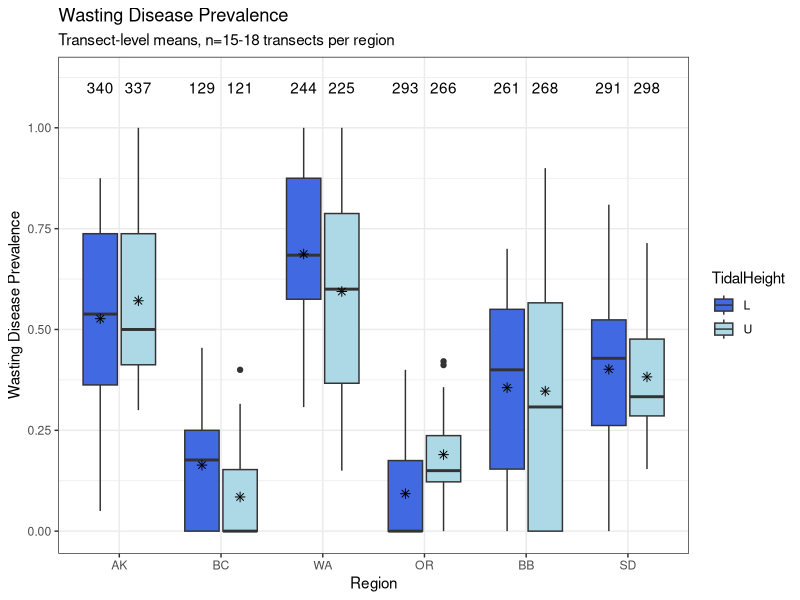
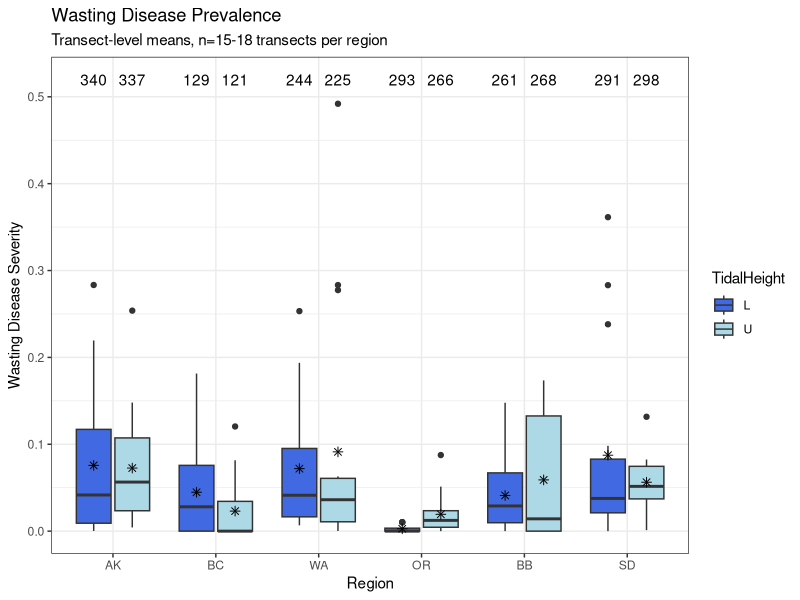
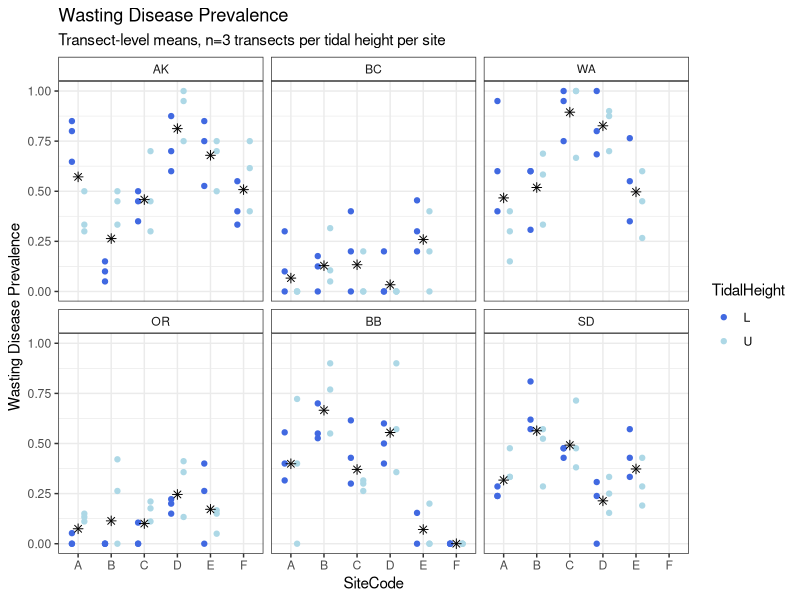
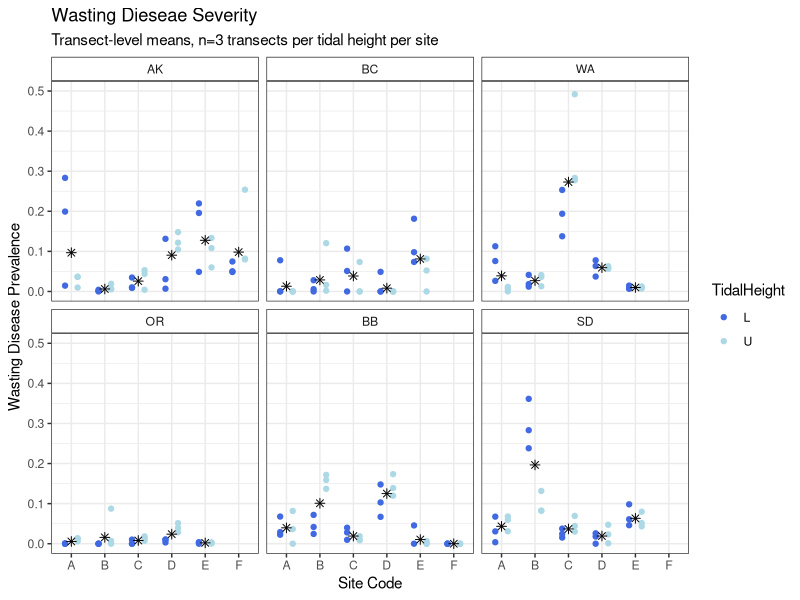
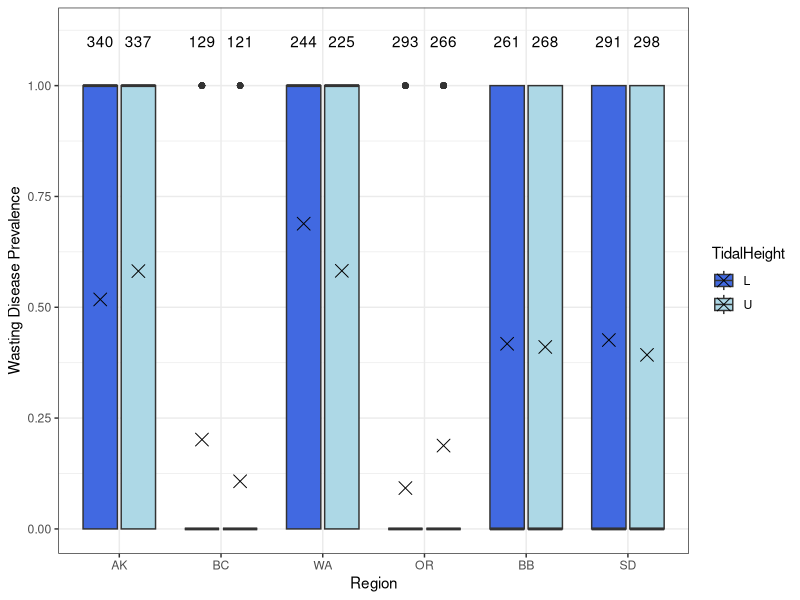
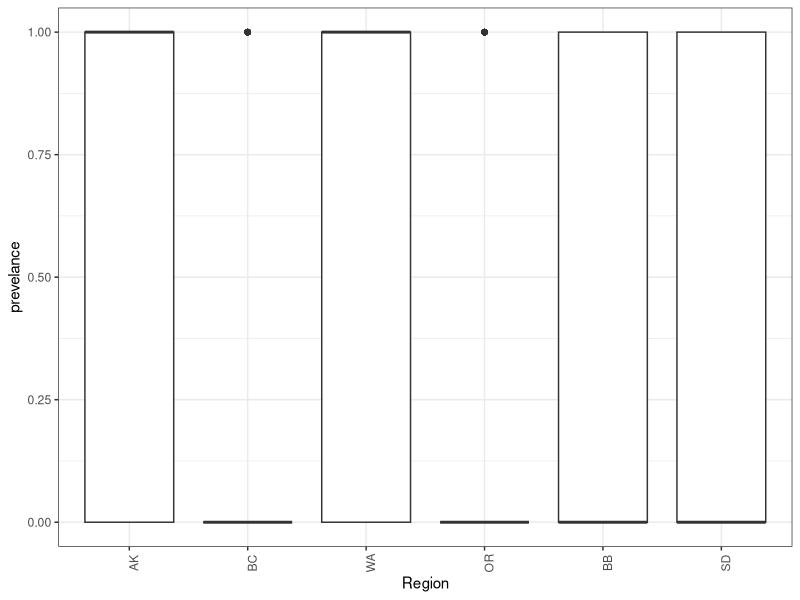
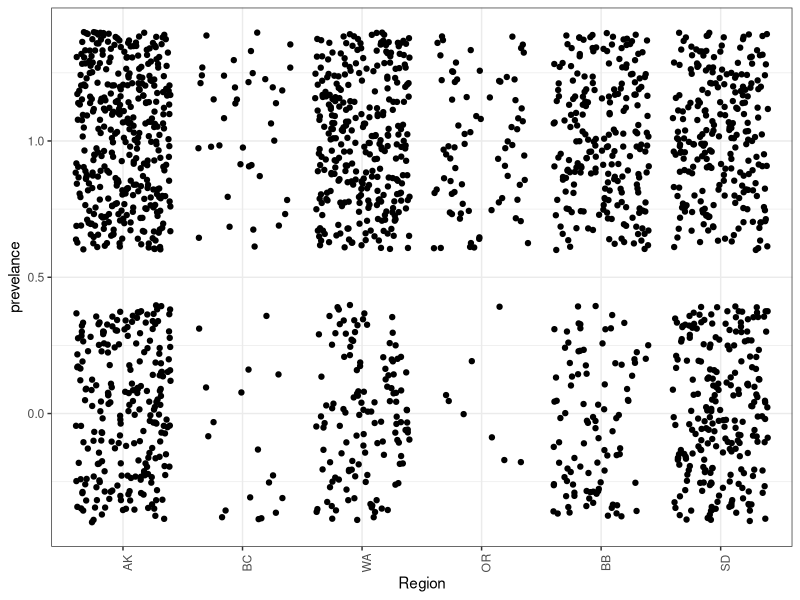

These charts were generated, in order, by the following R code: (Note: this script raises an error after producing the figures.)
library(tidyverse)
library(ggplot2)
site_order <- c("Alaska","British Columbia","Washington","Oregon","Bodega Bay","San Diego")
site_order2 <- c("AK","BC","WA","OR","BB","SD")

## read in and organize output from EELISA
output <- read.csv("NSF_Log_2019_12_16.csv")
output$location <- ordered(output$location,levels=site_order)
output <- separate(output,col=file_name,c("Region","SiteCode","Transect","TidalHeight",NA,NA),sep="[.]",remove = FALSE)
output <- unite(output,col="SampleID",c("Region","SiteCode","Transect","TidalHeight","blade_num"),sep=".",remove=FALSE)
output$Region <- ordered(output$Region,levels=site_order2)

#subset only EELISA scans split properly
output_true <- subset(output,correct_num=="TRUE")
which(duplicated(output_true$SampleID))
which(duplicated(output_true$SampleID,fromLast = TRUE))
output_true[c(1413,1414,1415,1467,1468,1469),]
#The duplicate SampleIDs come from the file "AK.C.4.L.6_10.tiff" which overlaps.
#Only 3 duplicates for the "true" dataset right now - some of the others were not split evenly.
#We want to keep the later entries (1467,1468,1469) because those are the "correct" numbers (match the surrounidng scans)
#Decide whether to keep the extra 6_10 blades as 21_25?
output_true <- output_true[-c(1413,1414,1415),]

## read in and organize DiseaseBlade samples (1-15 per transect)
blades <- read.csv("DiseaseBlades.csv")
blades$SampleID <- gsub("U","U_",blades$SampleID)
blades$SampleID <- gsub("L","L_",blades$SampleID)
blades <- separate(blades,col=SampleID,c("SampleDate","Region","SiteCode","TidalHeight","Transect","Blade"),sep="_")
blades <- unite(blades,col="SampleID",c("Region","SiteCode","Transect","TidalHeight","Blade"),sep=".",remove=FALSE)
blades$Region <- ordered(blades$Region,levels=site_order2)

## read in and organize the Epiphyte Blades samples (16-20 per transect)
epi_blades <- read.csv("ShootMetrics.csv")
epi_blades <- epi_blades[,c(3,15)]
epi_blades$SampleID <- gsub("U","U_",epi_blades$SampleID)
epi_blades$SampleID <- gsub("L","L_",epi_blades$SampleID)
epi_blades$SampleID <- gsub("_m4","_16",epi_blades$SampleID)
epi_blades$SampleID <- gsub("_m8","_17",epi_blades$SampleID)
epi_blades$SampleID <- gsub("_m12","_18",epi_blades$SampleID)
epi_blades$SampleID <- gsub("_m16","_19",epi_blades$SampleID)
epi_blades$SampleID <- gsub("_m20","_20",epi_blades$SampleID)

epi_blades <- separate(epi_blades,col=SampleID,c("SampleDate","Region","SiteCode","TidalHeight","Transect","Blade"),sep="_")
epi_blades <- unite(epi_blades,col="SampleID",c("Region","SiteCode","Transect","TidalHeight","Blade"),sep=".",remove=FALSE)
epi_blades$Region <- ordered(epi_blades$Region,levels=site_order2)

## combine Epiphyte and Disease Blades
blades <- rbind(blades,epi_blades)

# combine blades and EElISA output
# once we get the splits right, this will be the full data set
disease <- left_join(blades,output,by=c("SampleID","Region","SiteCode","TidalHeight","Transect"))
disease <- subset(disease,correct_num=="TRUE" | is.na(correct_num))
which(duplicated(disease$SampleID,fromLast = TRUE))
disease[which(duplicated(disease$SampleID)),]
disease[c(209,211,213,2484,2485,2486,2487,2488,2994,2995,2996,2997,2998),]
# calculate blade areas from EELISA output for samples that were not measured by hand
disease$BladeArea.cm2 <- ifelse(is.na(disease$BladeArea.cm2),disease$lesion_area+disease$healthy_area/100,disease$BladeArea.cm2)
# For now, drop samples that have no BladeArea (not measured by hand and no EELISA output)
disease_most <- subset(disease,BladeArea.cm2!="NA")
# Remaining samples should have EELISA output OR prevelance and severity are 0 (for hand-measured)
disease_most$prevelance <- ifelse(is.na(disease_most$severity),0,disease_most$prevelance)
disease_most$severity <- ifelse(is.na(disease_most$severity)&disease_most$prevelance==0,0,disease_most$severity)
disease_most$lesion_area <- ifelse(is.na(disease_most$lesion_area)&disease_most$prevelance==0,0,disease_most$lesion_area)
disease_most$severity_per <- disease_most$severity/100
disease_most_summ <- disease_most%>%
  group_by(Region,SiteCode,TidalHeight,Transect)%>%
  summarize(prev=mean(prevelance),sev=mean(severity_per,na.rm = TRUE),
            lesion=mean(lesion_area,na.rm=TRUE),count=length(blade_num),
            percent=count/20)
disease_most_summ2 <- disease_most%>%
  group_by(Region,TidalHeight)%>%
  summarize(prev=mean(prevelance),sev=mean(severity_per,na.rm = TRUE),
            lesion=mean(lesion_area,na.rm=TRUE),count=length(blade_num))

#Transect level prevalence
ggplot(data=disease_most_summ,aes(x=Region,y=prev,fill=TidalHeight))+geom_boxplot()+
  stat_summary(fun.y=mean,geom="point",shape=8,size=2,position=position_dodge(width=0.75),
               show.legend = FALSE)+
  geom_text(data=disease_most_summ2,aes(x=Region,y=1.1,label=count),position=position_dodge(width=0.75))+
  scale_y_continuous(limits=c(0,1.12),breaks=c(0,0.25,0.5,0.75,1.0))+
  scale_fill_manual(values=c("royal blue","light blue"))+
  ylab("Wasting Disease Prevalence")+
  xlab("Region")+
  labs(title="Wasting Disease Prevalence",
       subtitle = "Transect-level means, n=15-18 transects per region")+
  theme_bw()+
  theme()

#Transect level severity
ggplot(data=disease_most_summ,aes(x=Region,y=sev,fill=TidalHeight))+geom_boxplot()+
  stat_summary(fun.y=mean,geom="point",shape=8,size=2,show.legend=FALSE,
               position=position_dodge(width=0.75))+
  geom_text(data=disease_most_summ2,aes(x=Region,y=0.52,label=count),position=position_dodge(width=0.75))+
  scale_y_continuous(limits=c(0,0.52),breaks=c(0,0.1,0.2,0.3,0.4,0.5))+
  scale_fill_manual(values=c("royal blue","light blue"))+
  ylab("Wasting Disease Severity")+
  labs(title="Wasting Disease Prevalence",
       subtitle = "Transect-level means, n=15-18 transects per region")+
  theme_bw()+
  theme()

#Transect level prevalence, broken out by site
ggplot(data=disease_most_summ,aes(x=SiteCode,y=prev,color=TidalHeight))+
  geom_point(position=position_dodge(width=0.75))+
  facet_wrap(~Region)+
  stat_summary(fun.y=mean,geom="point",shape=8,size=2,color="black",
               show.legend=FALSE,position=position_dodge(width=0.75))+
  scale_y_continuous(limits=c(0,1),breaks=c(0,0.25,0.5,0.75,1.0))+
  scale_color_manual(values=c("royal blue","light blue"))+
  ylab("Wasting Disease Prevalence")+
  labs(title="Wasting Disease Prevalence",
       subtitle="Transect-level means, n=3 transects per tidal height per site")+
  theme_bw()+
  theme(strip.background = element_rect(fill="white"))

#Transect level severity, broken out by site
ggplot(data=disease_most_summ,aes(x=SiteCode,y=sev,color=TidalHeight))+
  geom_point(position=position_dodge(width=0.75))+
  facet_wrap(~Region)+
  stat_summary(fun.y=mean,geom="point",shape=8,size=2,color="black",
               show.legend=FALSE,position=position_dodge(width=0.75))+
  scale_y_continuous(limits=c(0,0.5),breaks=c(0,0.1,0.2,0.3,0.4,0.5))+
  scale_color_manual(values=c("royal blue","light blue"))+
  xlab("Site Code")+
  ylab("Wasting Disease Prevalence")+
  labs(title="Wasting Dieseae Severity",
       subtitle = "Transect-level means, n=3 transects per tidal height per site")+
  theme_bw()+
  theme(strip.background = element_rect(fill="white"))

ggplot(data=disease_most,aes(x=Region,y=prevelance,fill=TidalHeight))+geom_boxplot()+
  stat_summary(fun.y=mean,geom="point",shape=4,size=4,position=position_dodge(width=0.75))+
  geom_text(data=disease_most_summ2,aes(x=Region,y=1.1,label=count),position=position_dodge(width=0.75))+
  scale_y_continuous(limits=c(0,1.12),breaks=c(0,0.25,0.5,0.75,1.0))+
  scale_fill_manual(values=c("royal blue","light blue"))+
  ylab("Wasting Disease Prevalence")+
  theme_bw()+
  theme()
  
ggplot(disease_most,aes(x=Region,y=prevelance))+geom_boxplot()+
  theme_bw()+
  theme(axis.text.x = element_text(angle=90))

# # for now, look at only the successful splits
# disease2 <- inner_join(blades,output_true,by="SampleID")
# disease2$BladeArea.cm2 <- ifelse(disease2$BladeArea.cm2=="NA",disease2$lesion_area+disease2$healthy_area/100,disease2$BladeArea.cm2)
# # need to double-check that the healthy and lesion areas are in mm2?
# # note that Eelisa areas are less than the length x width areas
# disease2$prevelance <- ifelse(disease2$severity=="NA","0",disease2$prevelance)
# hmm <-anti_join(output_true,blades,by="SampleID")
# disease2_summ <- disease2%>%
#   group_by(location,site_code,tidal_height)%>%
#   summarize(prev=mean(prevelance),sev=mean(severity),lesion=mean(lesion_area),count=length(blade_num))


ggplot(disease,aes(x=Region,y=prevelance))+geom_jitter()+
  theme_bw()+
  theme(axis.text.x = element_text(angle=90))

ggplot(output_summ,aes(x=location,y=sev))+geom_histogram()+
  theme_bw()+
  theme(axis.text.x = element_text(angle=90))

sev_dist <- ggplot(output,aes(x=location,y=severity,fill=tidal_height))+geom_boxplot()+
  scale_fill_manual(values=c("royal blue","light blue"))+
  theme_bw()+
  theme(axis.text.x = element_text(angle=90))
sev_dist
ggsave(plot=sev_dist,filename = "Severity_Dist.jpg")

sev_dist2 <- ggplot(output,aes(x=site_code,y=severity,fill=tidal_height))+geom_boxplot()+
  facet_wrap(~location)+
  scale_fill_manual(values=c("royal blue","light blue"))+
  theme_bw()+
  theme(axis.text.x = element_text(angle=90))
sev_dist2

levels(output$location)
ggsave(plot=sev_dist2,filename = "Severity_Dist2.jpg")

ggplot(disease,aes(x=prevelance,fill=Region))+geom_histogram()+
  theme_bw()+
  theme(axis.text.x = element_text(angle=90))
